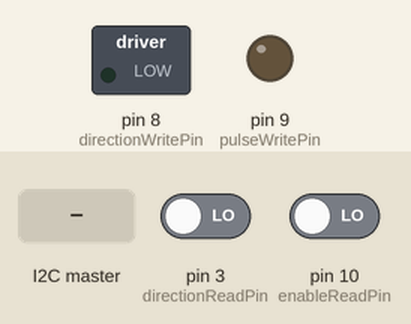
Recording of a sketch running on a simulated Arduino Mega 2560, built with avr-gcc and run on an emulated ATmega2560. Parts: switched loads named in the sketch (green lamp = pin HIGH), output pins drawn as LEDs (lit = HIGH). The inputs (shaded band) are chosen by the test bench; at power-on: pin 3 (directionReadPin) LOW, pin 10 (enableReadPin) LOW. What the sketch prints to the serial monitor is not drawn.

Above: at 1.2 s.
1.3 s: pin 3 (directionReadPin) driven HIGH
At 1.8 s:
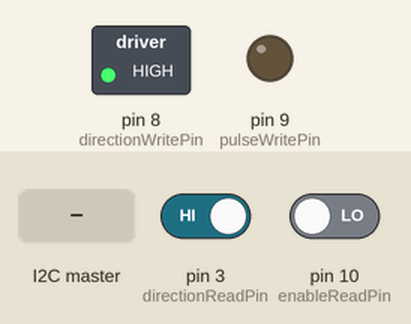
2.8 s: pin 10 (enableReadPin) driven HIGH
At 3.9 s:
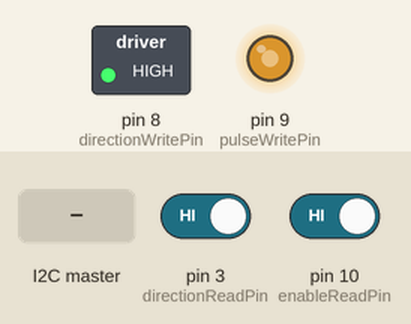
4.3 s: pin 3 (directionReadPin) driven LOW
At 5.3 s:
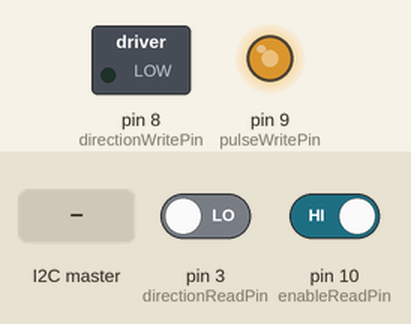
5.8 s: the I2C master sends the byte 1
7.3 s: pin 10 (enableReadPin) driven LOW
At 8.5 s:
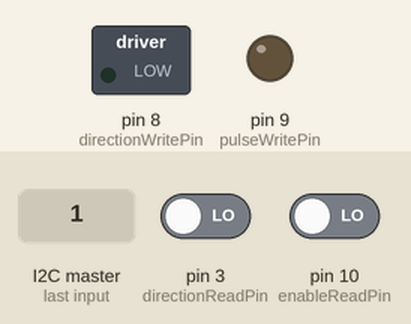
8.8 s: the I2C master sends the byte 2
Timing chart, 0 to 11.3 s (numbered marks = the images above; inputs shaded):
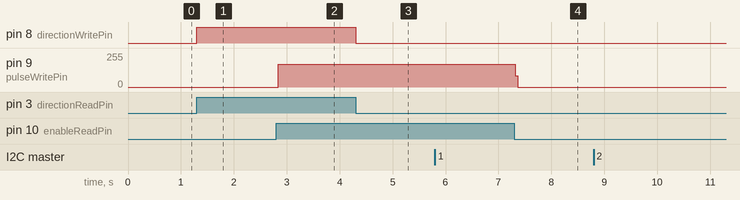

The sketch:

joints_i2c_comm.ino
```cpp
// Timothy Parks - Titan Rover Controls Lead

//

// This sketch will operate the individual Arduino Mini Pro for a specific joint. The

//  code reads if the Mega is enabling the joint or if the Kinematics software is sending

//  a step movement count.

bool debug = true;                     // Universal Debug Enable/Disable

//const uint8_t jointNum = 52;             // Specific I2C address matching joint numb

#include <Wire.h>             // I2C library

int pulseWritePin = 9;        // Writes a pulse to the Stepper Driver

int enableReadPin = 10;        // Reads the Mega for movements requests

//int enableWritePin = 6;       // Pass through for movement request from Mega and Kinematics

int directionReadPin = 3;     // Reads for direction of joint Movement requests

int directionWritePin = 8;    // Pass through for direction requests from Mega and Kinematics

// Joint 1 -------------> HIGH --->(250 and 100)    LOW ----->(500 and 500)     I2C ---> 11
// Joint 4 -------------> HIGH --->(350 and 300)    LOW ----->(500 and 500)     I2C ---> 41
// Joint 5.1 -----------> HIGH --->(250 and 100)    LOW ----->(500 and 500)     I2C ---> 51
// Joint 5.2 -----------> HIGH --->(250 and 100)    LOW ----->(500 and 500)     I2C ---> 52

int currentFreq = 0;


// 31200 steps for 90 degree turn on joint 1   ( 1 ----> CW, 2 ----->CCW)
//Joint1

const uint8_t jointNum = 11;
int freqHighON = 250; int freqHighOFF = 100; //
int freqLowON = 500; int freqLowOFF = 500; //
float steps_per_deg = 346.67;


// 6500 steps for 45 degree turn on joint 4    ( 1 -----> DOWN, 2 ------> UP)
//Joint4
/*
const uint8_t jointNum = 41;
int freqHighON = 350; int freqHighOFF = 300; //
int freqLowON = 500; int freqLowOFF = 500; //
float steps_per_deg = 144.445;
*/

//Joint51
/*
const uint8_t jointNum = 51;
int freqHighON = 250; int freqHighOFF = 100; //
int freqLowON = 500; int freqLowOFF = 500; //
int steps_per_deg = 1;
*/

//Joint52
/*
const uint8_t jointNum = 52;
int freqHighON = 250; int freqHighOFF = 100; //
int freqLowON = 500; int freqLowOFF = 500; //
int steps_per_deg = 1;
*/

int freqArray[2][2] = {{freqHighON,freqHighOFF},{freqLowON,freqLowOFF}};

int sensorPin = A1;    // select the input pin for the potentiometer

int sensorValue = 0;  // variable to store the value coming from the sensor

void setup() {

  Serial.begin(9600);

  pinMode(enableReadPin,      INPUT);

  pinMode(directionReadPin,   INPUT);

  pinMode(pulseWritePin,      OUTPUT);

  //pinMode(enableWritePin,     OUTPUT);

  pinMode(directionWritePin,  OUTPUT);

  //digitalWrite(enableWritePin, LOW);


  Wire.begin(jointNum);               // join i2c bus with the number for the attached joint

  Wire.onReceive(receiveEvent);       // register event


  if(debug){Serial.begin(9600);}      // start serial for output when debug is enabled

}

void loop() {

  // Checks to pass throught the Mega joint direction requests

  if(digitalRead(directionReadPin) == HIGH)

    digitalWrite(directionWritePin, HIGH);

  else

    digitalWrite(directionWritePin, LOW);

  // Constant On pulse to drive the stepper joint motors when enablePin is HIGH

  // the freqON can be updated

  if(digitalRead(enableReadPin)){

    digitalWrite(pulseWritePin, HIGH);

    delayMicroseconds(freqArray[currentFreq][0]);

    digitalWrite(pulseWritePin, LOW);

    delayMicroseconds(freqArray[currentFreq][1]);

  }

}

// function that executes whenever data is received from master

// this function is registered as an event, see setup()

void receiveEvent(int howMany) {

  char ch[20] = {'-', '-', '-', '-', '-', '-','-', '-', '-', '-', '-', '-', '-', '-', '-', '-','-', '-', '-', '-'};
  char dh[20] = {'-', '-', '-', '-', '-', '-','-', '-', '-', '-', '-', '-', '-', '-', '-', '-','-', '-', '-', '-'};
  int z = 0;


  while (0 < Wire.available()) { // loop through all but the last
    ch[z++] = Wire.read(); // receive byte as a character
    Serial.print(ch[z-1]);         // print the character
  }

  Serial.println();

  char c = ch[1];          // receives the step command

  for(int i = 2; i < sizeof(ch); i++)
  {
    dh[i-2] = ch[i];
  }

  long int x = atoi(dh);            // receive byte as an integer

  x = int( x * steps_per_deg);

  if(debug){Serial.print(c); Serial.print("  "); Serial.println(x);}   // print the integer if debug enabled

  switch(c){

    case '1':{

      stepKinematics(x);     // calls the step command

      break;

    }

   case '2':{

      stepKinematics(-x);     // calls the step command

      break;

    }

   case '8':{

      currentFreq = x;      // updates the frequency of stepper pulse

      break;

    }

   case '9':{


      sensorValue = analogRead(sensorPin);

      Serial.println(sensorValue);

      char buff[3];

      sprintf(buff, "%i", sensorValue);

      Serial.print(buff);

      Wire.write(250);      // updates the frequency of stepper pulse

      break;

    }

  }

}

// When kinematic steps are requested then this control function will move the

//  joint that exact amount of steps. If step count is negative then the reverse

//  direction is requested.

void stepKinematics(int stepcount){

  // Check direction

  if(stepcount > 0)

    digitalWrite(directionWritePin, HIGH);

  else {

    digitalWrite(directionWritePin, LOW);

    stepcount *= -1;

  }


  //digitalWrite(enableWritePin, HIGH);       // enable the driver


  // Start stepping

  for(int x = 0;x < stepcount; x++){

    digitalWrite(pulseWritePin, HIGH);

    delayMicroseconds(freqArray[currentFreq][0]);

    digitalWrite(pulseWritePin, LOW);

    delayMicroseconds(freqArray[currentFreq][1]);


  }

  //  Stop stepping

  //digitalWrite(enableWritePin, LOW);

}
```

Measured:
- after the input at 1.3 s, pin 8 (directionWritePin): LOW → HIGH at once
- after the input at 2.8 s, pin 9 (pulseWritePin): 0/255 → 172/255 at once
- after the input at 4.3 s, pin 8 (directionWritePin): HIGH → LOW at once
- after the input at 5.8 s, every drawn part: stays the same
- after the input at 7.3 s, pin 9 (pulseWritePin): 172/255 → 0/255 at once
- after the input at 8.8 s, every drawn part: stays the same
